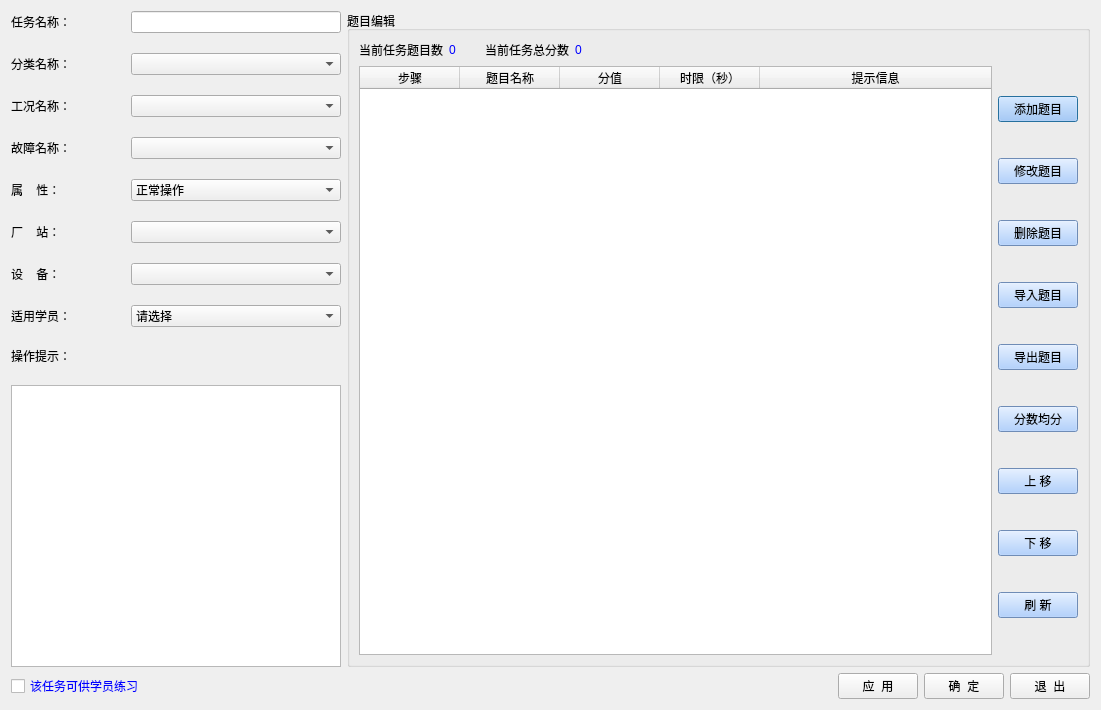
<?xml version="1.0" encoding="UTF-8"?>
<ui version="4.0">
 <class>CTaskAddTable</class>
 <widget class="QDialog" name="CTaskAddTable">
  <property name="geometry">
   <rect>
    <x>0</x>
    <y>0</y>
    <width>1088</width>
    <height>710</height>
   </rect>
  </property>
  <property name="sizePolicy">
   <sizepolicy hsizetype="Preferred" vsizetype="Fixed">
    <horstretch>0</horstretch>
    <verstretch>0</verstretch>
   </sizepolicy>
  </property>
  <property name="windowTitle">
   <string>添加任务</string>
  </property>
  <layout class="QGridLayout" name="gridLayout">
   <item row="0" column="0">
    <layout class="QVBoxLayout" name="verticalLayout">
     <property name="spacing">
      <number>20</number>
     </property>
     <item>
      <layout class="QHBoxLayout" name="horizontalLayout">
       <item>
        <widget class="QLabel" name="label">
         <property name="minimumSize">
          <size>
           <width>100</width>
           <height>0</height>
          </size>
         </property>
         <property name="maximumSize">
          <size>
           <width>100</width>
           <height>16777215</height>
          </size>
         </property>
         <property name="styleSheet">
          <string notr="true">font: 14pt &quot;宋体&quot;;</string>
         </property>
         <property name="text">
          <string>任务名称：</string>
         </property>
        </widget>
       </item>
       <item>
        <widget class="QLineEdit" name="editName">
         <property name="sizePolicy">
          <sizepolicy hsizetype="Preferred" vsizetype="Fixed">
           <horstretch>0</horstretch>
           <verstretch>0</verstretch>
          </sizepolicy>
         </property>
         <property name="minimumSize">
          <size>
           <width>210</width>
           <height>0</height>
          </size>
         </property>
         <property name="maximumSize">
          <size>
           <width>210</width>
           <height>16777215</height>
          </size>
         </property>
        </widget>
       </item>
      </layout>
     </item>
     <item>
      <layout class="QHBoxLayout" name="horizontalLayout_2">
       <item>
        <widget class="QLabel" name="label_2">
         <property name="minimumSize">
          <size>
           <width>0</width>
           <height>0</height>
          </size>
         </property>
         <property name="maximumSize">
          <size>
           <width>100</width>
           <height>16777215</height>
          </size>
         </property>
         <property name="styleSheet">
          <string notr="true">font: 14pt &quot;宋体&quot;;</string>
         </property>
         <property name="text">
          <string>分类名称：</string>
         </property>
        </widget>
       </item>
       <item>
        <widget class="QComboBox" name="editGrpName">
         <property name="sizePolicy">
          <sizepolicy hsizetype="Preferred" vsizetype="Fixed">
           <horstretch>0</horstretch>
           <verstretch>0</verstretch>
          </sizepolicy>
         </property>
         <property name="minimumSize">
          <size>
           <width>210</width>
           <height>0</height>
          </size>
         </property>
         <property name="maximumSize">
          <size>
           <width>210</width>
           <height>16777215</height>
          </size>
         </property>
        </widget>
       </item>
      </layout>
     </item>
     <item>
      <layout class="QHBoxLayout" name="horizontalLayout_3">
       <item>
        <widget class="QLabel" name="label_4">
         <property name="maximumSize">
          <size>
           <width>100</width>
           <height>16777215</height>
          </size>
         </property>
         <property name="styleSheet">
          <string notr="true">font: 14pt &quot;宋体&quot;;</string>
         </property>
         <property name="text">
          <string>工况名称：</string>
         </property>
        </widget>
       </item>
       <item>
        <widget class="QComboBox" name="editScene">
         <property name="sizePolicy">
          <sizepolicy hsizetype="Preferred" vsizetype="Fixed">
           <horstretch>0</horstretch>
           <verstretch>0</verstretch>
          </sizepolicy>
         </property>
         <property name="minimumSize">
          <size>
           <width>210</width>
           <height>0</height>
          </size>
         </property>
         <property name="maximumSize">
          <size>
           <width>210</width>
           <height>16777215</height>
          </size>
         </property>
        </widget>
       </item>
      </layout>
     </item>
     <item>
      <layout class="QHBoxLayout" name="horizontalLayout_4">
       <item>
        <widget class="QLabel" name="label_8">
         <property name="maximumSize">
          <size>
           <width>100</width>
           <height>16777215</height>
          </size>
         </property>
         <property name="styleSheet">
          <string notr="true">font: 14pt &quot;宋体&quot;;</string>
         </property>
         <property name="text">
          <string>故障名称：</string>
         </property>
        </widget>
       </item>
       <item>
        <widget class="QComboBox" name="editFault">
         <property name="minimumSize">
          <size>
           <width>210</width>
           <height>0</height>
          </size>
         </property>
         <property name="maximumSize">
          <size>
           <width>210</width>
           <height>16777215</height>
          </size>
         </property>
        </widget>
       </item>
      </layout>
     </item>
     <item>
      <layout class="QHBoxLayout" name="horizontalLayout_5">
       <item>
        <widget class="QLabel" name="label_3">
         <property name="maximumSize">
          <size>
           <width>100</width>
           <height>16777215</height>
          </size>
         </property>
         <property name="styleSheet">
          <string notr="true">font: 14pt &quot;宋体&quot;;</string>
         </property>
         <property name="text">
          <string>属    性：</string>
         </property>
        </widget>
       </item>
       <item>
        <widget class="QComboBox" name="editType">
         <property name="minimumSize">
          <size>
           <width>210</width>
           <height>0</height>
          </size>
         </property>
         <property name="maximumSize">
          <size>
           <width>210</width>
           <height>16777215</height>
          </size>
         </property>
         <item>
          <property name="text">
           <string>正常操作</string>
          </property>
         </item>
         <item>
          <property name="text">
           <string>故障处理</string>
          </property>
         </item>
        </widget>
       </item>
      </layout>
     </item>
     <item>
      <layout class="QHBoxLayout" name="horizontalLayout_6">
       <item>
        <widget class="QLabel" name="label_5">
         <property name="maximumSize">
          <size>
           <width>100</width>
           <height>16777215</height>
          </size>
         </property>
         <property name="styleSheet">
          <string notr="true">font: 14pt &quot;宋体&quot;;</string>
         </property>
         <property name="text">
          <string>厂    站：</string>
         </property>
        </widget>
       </item>
       <item>
        <widget class="QComboBox" name="editStation">
         <property name="minimumSize">
          <size>
           <width>210</width>
           <height>0</height>
          </size>
         </property>
         <property name="maximumSize">
          <size>
           <width>210</width>
           <height>16777215</height>
          </size>
         </property>
        </widget>
       </item>
      </layout>
     </item>
     <item>
      <layout class="QHBoxLayout" name="horizontalLayout_7">
       <item>
        <widget class="QLabel" name="label_6">
         <property name="maximumSize">
          <size>
           <width>100</width>
           <height>16777215</height>
          </size>
         </property>
         <property name="styleSheet">
          <string notr="true">font: 14pt &quot;宋体&quot;;</string>
         </property>
         <property name="text">
          <string>设    备：</string>
         </property>
        </widget>
       </item>
       <item>
        <widget class="QComboBox" name="editDev">
         <property name="sizePolicy">
          <sizepolicy hsizetype="Preferred" vsizetype="Fixed">
           <horstretch>0</horstretch>
           <verstretch>0</verstretch>
          </sizepolicy>
         </property>
         <property name="minimumSize">
          <size>
           <width>210</width>
           <height>0</height>
          </size>
         </property>
         <property name="maximumSize">
          <size>
           <width>210</width>
           <height>16777215</height>
          </size>
         </property>
        </widget>
       </item>
      </layout>
     </item>
     <item>
      <layout class="QHBoxLayout" name="horizontalLayout_13">
       <item>
        <widget class="QLabel" name="label_11">
         <property name="maximumSize">
          <size>
           <width>100</width>
           <height>16777215</height>
          </size>
         </property>
         <property name="styleSheet">
          <string notr="true">font: 14pt &quot;宋体&quot;;</string>
         </property>
         <property name="text">
          <string>适用学员：</string>
         </property>
        </widget>
       </item>
       <item>
        <widget class="QComboBox" name="editUsertype">
         <property name="minimumSize">
          <size>
           <width>210</width>
           <height>0</height>
          </size>
         </property>
         <property name="maximumSize">
          <size>
           <width>210</width>
           <height>16777215</height>
          </size>
         </property>
         <item>
          <property name="text">
           <string>请选择</string>
          </property>
         </item>
         <item>
          <property name="text">
           <string>新员工</string>
          </property>
         </item>
         <item>
          <property name="text">
           <string>初级工</string>
          </property>
         </item>
         <item>
          <property name="text">
           <string>中级工</string>
          </property>
         </item>
         <item>
          <property name="text">
           <string>高级工</string>
          </property>
         </item>
         <item>
          <property name="text">
           <string>技师</string>
          </property>
         </item>
         <item>
          <property name="text">
           <string>高级技师</string>
          </property>
         </item>
        </widget>
       </item>
      </layout>
     </item>
     <item>
      <widget class="QLabel" name="label_7">
       <property name="sizePolicy">
        <sizepolicy hsizetype="Preferred" vsizetype="Preferred">
         <horstretch>0</horstretch>
         <verstretch>0</verstretch>
        </sizepolicy>
       </property>
       <property name="styleSheet">
        <string notr="true">font: 14pt &quot;宋体&quot;;</string>
       </property>
       <property name="text">
        <string>操作提示：</string>
       </property>
      </widget>
     </item>
     <item>
      <widget class="QTextEdit" name="editRemark">
       <property name="sizePolicy">
        <sizepolicy hsizetype="Preferred" vsizetype="Expanding">
         <horstretch>0</horstretch>
         <verstretch>0</verstretch>
        </sizepolicy>
       </property>
       <property name="maximumSize">
        <size>
         <width>16777215</width>
         <height>16777215</height>
        </size>
       </property>
       <property name="styleSheet">
        <string notr="true">font: 14pt &quot;宋体&quot;;</string>
       </property>
      </widget>
     </item>
    </layout>
   </item>
   <item row="0" column="1">
    <widget class="QGroupBox" name="groupBox">
     <property name="minimumSize">
      <size>
       <width>743</width>
       <height>0</height>
      </size>
     </property>
     <property name="maximumSize">
      <size>
       <width>16777215</width>
       <height>16777215</height>
      </size>
     </property>
     <property name="title">
      <string>题目编辑</string>
     </property>
     <layout class="QVBoxLayout" name="verticalLayout_3">
      <item>
       <layout class="QHBoxLayout" name="horizontalLayout_12">
        <item>
         <layout class="QHBoxLayout" name="horizontalLayout_9">
          <item>
           <widget class="QLabel" name="label_9">
            <property name="text">
             <string>当前任务题目数</string>
            </property>
           </widget>
          </item>
          <item>
           <widget class="QLabel" name="labelStepCount">
            <property name="minimumSize">
             <size>
              <width>30</width>
              <height>0</height>
             </size>
            </property>
            <property name="styleSheet">
             <string notr="true">color: rgb(0, 0, 255);</string>
            </property>
            <property name="text">
             <string>0</string>
            </property>
           </widget>
          </item>
         </layout>
        </item>
        <item>
         <layout class="QHBoxLayout" name="horizontalLayout_10">
          <item>
           <widget class="QLabel" name="label_10">
            <property name="text">
             <string>当前任务总分数</string>
            </property>
           </widget>
          </item>
          <item>
           <widget class="QLabel" name="labelTotleScore">
            <property name="minimumSize">
             <size>
              <width>30</width>
              <height>0</height>
             </size>
            </property>
            <property name="styleSheet">
             <string notr="true">color: rgb(0, 0, 255);</string>
            </property>
            <property name="text">
             <string>0</string>
            </property>
           </widget>
          </item>
          <item>
           <spacer name="horizontalSpacer_2">
            <property name="orientation">
             <enum>Qt::Horizontal</enum>
            </property>
            <property name="sizeHint" stdset="0">
             <size>
              <width>40</width>
              <height>20</height>
             </size>
            </property>
           </spacer>
          </item>
         </layout>
        </item>
       </layout>
      </item>
      <item>
       <layout class="QHBoxLayout" name="horizontalLayout_8">
        <item>
         <widget class="QTableWidget" name="tableWidget">
          <property name="styleSheet">
           <string notr="true">font: 14pt &quot;宋体&quot;;</string>
          </property>
          <property name="editTriggers">
           <set>QAbstractItemView::NoEditTriggers</set>
          </property>
          <property name="selectionMode">
           <enum>QAbstractItemView::ExtendedSelection</enum>
          </property>
          <property name="selectionBehavior">
           <enum>QAbstractItemView::SelectRows</enum>
          </property>
          <property name="rowCount">
           <number>0</number>
          </property>
          <property name="columnCount">
           <number>5</number>
          </property>
          <attribute name="horizontalHeaderCascadingSectionResizes">
           <bool>true</bool>
          </attribute>
          <attribute name="horizontalHeaderShowSortIndicator" stdset="0">
           <bool>false</bool>
          </attribute>
          <attribute name="horizontalHeaderStretchLastSection">
           <bool>true</bool>
          </attribute>
          <column>
           <property name="text">
            <string>步骤</string>
           </property>
          </column>
          <column>
           <property name="text">
            <string>题目名称</string>
           </property>
          </column>
          <column>
           <property name="text">
            <string>分值</string>
           </property>
          </column>
          <column>
           <property name="text">
            <string>时限（秒）</string>
           </property>
          </column>
          <column>
           <property name="text">
            <string>提示信息</string>
           </property>
          </column>
         </widget>
        </item>
        <item>
         <layout class="QVBoxLayout" name="verticalLayout_2">
          <item>
           <widget class="QPushButton" name="buttonAddSubject">
            <property name="styleSheet">
             <string notr="true">background-color: rgb(156, 196, 255);</string>
            </property>
            <property name="text">
             <string>添加题目</string>
            </property>
           </widget>
          </item>
          <item>
           <widget class="QPushButton" name="buttonModifySubject">
            <property name="styleSheet">
             <string notr="true">background-color: rgb(156, 196, 255);</string>
            </property>
            <property name="text">
             <string>修改题目</string>
            </property>
           </widget>
          </item>
          <item>
           <widget class="QPushButton" name="buttonDelSubject">
            <property name="styleSheet">
             <string notr="true">background-color: rgb(156, 196, 255);</string>
            </property>
            <property name="text">
             <string>删除题目</string>
            </property>
           </widget>
          </item>
          <item>
           <widget class="QPushButton" name="buttonImportSubject">
            <property name="styleSheet">
             <string notr="true">background-color: rgb(156, 196, 255);</string>
            </property>
            <property name="text">
             <string>导入题目</string>
            </property>
           </widget>
          </item>
          <item>
           <widget class="QPushButton" name="buttonExportSubject">
            <property name="styleSheet">
             <string notr="true">background-color: rgb(156, 196, 255);</string>
            </property>
            <property name="text">
             <string>导出题目</string>
            </property>
           </widget>
          </item>
          <item>
           <widget class="QPushButton" name="buttonAverage">
            <property name="styleSheet">
             <string notr="true">background-color: rgb(156, 196, 255);</string>
            </property>
            <property name="text">
             <string>分数均分</string>
            </property>
           </widget>
          </item>
          <item>
           <widget class="QPushButton" name="buttonMoveUp">
            <property name="styleSheet">
             <string notr="true">background-color: rgb(156, 196, 255);</string>
            </property>
            <property name="text">
             <string>上 移</string>
            </property>
           </widget>
          </item>
          <item>
           <widget class="QPushButton" name="buttonMoveDown">
            <property name="styleSheet">
             <string notr="true">background-color: rgb(156, 196, 255);</string>
            </property>
            <property name="text">
             <string>下 移</string>
            </property>
           </widget>
          </item>
          <item>
           <widget class="QPushButton" name="buttonRefresh">
            <property name="styleSheet">
             <string notr="true">background-color: rgb(156, 196, 255);</string>
            </property>
            <property name="text">
             <string>刷 新</string>
            </property>
           </widget>
          </item>
         </layout>
        </item>
       </layout>
      </item>
     </layout>
    </widget>
   </item>
   <item row="1" column="1">
    <layout class="QHBoxLayout" name="horizontalLayout_11">
     <item>
      <spacer name="horizontalSpacer">
       <property name="orientation">
        <enum>Qt::Horizontal</enum>
       </property>
       <property name="sizeHint" stdset="0">
        <size>
         <width>528</width>
         <height>20</height>
        </size>
       </property>
      </spacer>
     </item>
     <item>
      <widget class="QPushButton" name="buttonApply">
       <property name="toolTip">
        <string>请先保存基本信息</string>
       </property>
       <property name="statusTip">
        <string/>
       </property>
       <property name="whatsThis">
        <string/>
       </property>
       <property name="styleSheet">
        <string notr="true">font: 12pt &quot;宋体&quot;;</string>
       </property>
       <property name="text">
        <string>应  用</string>
       </property>
      </widget>
     </item>
     <item>
      <widget class="QPushButton" name="buttonEnter">
       <property name="toolTip">
        <string>请先保存基本信息</string>
       </property>
       <property name="statusTip">
        <string/>
       </property>
       <property name="whatsThis">
        <string/>
       </property>
       <property name="styleSheet">
        <string notr="true">font: 12pt &quot;宋体&quot;;</string>
       </property>
       <property name="text">
        <string>确  定</string>
       </property>
      </widget>
     </item>
     <item>
      <widget class="QPushButton" name="buttonExit">
       <property name="styleSheet">
        <string notr="true">font: 12pt &quot;宋体&quot;;</string>
       </property>
       <property name="text">
        <string>退  出</string>
       </property>
      </widget>
     </item>
    </layout>
   </item>
   <item row="1" column="0">
    <widget class="QCheckBox" name="checkBoxstudy">
     <property name="styleSheet">
      <string notr="true">color: rgb(0, 0, 255);
font: 75 12pt &quot;微软雅黑&quot;;</string>
     </property>
     <property name="text">
      <string>该任务可供学员练习</string>
     </property>
    </widget>
   </item>
  </layout>
 </widget>
 <tabstops>
  <tabstop>editName</tabstop>
  <tabstop>editGrpName</tabstop>
  <tabstop>editType</tabstop>
  <tabstop>editRemark</tabstop>
  <tabstop>buttonExit</tabstop>
 </tabstops>
 <resources/>
 <connections>
  <connection>
   <sender>buttonExit</sender>
   <signal>clicked()</signal>
   <receiver>CTaskAddTable</receiver>
   <slot>reject()</slot>
   <hints>
    <hint type="sourcelabel">
     <x>380</x>
     <y>560</y>
    </hint>
    <hint type="destinationlabel">
     <x>179</x>
     <y>239</y>
    </hint>
   </hints>
  </connection>
 </connections>
</ui>
